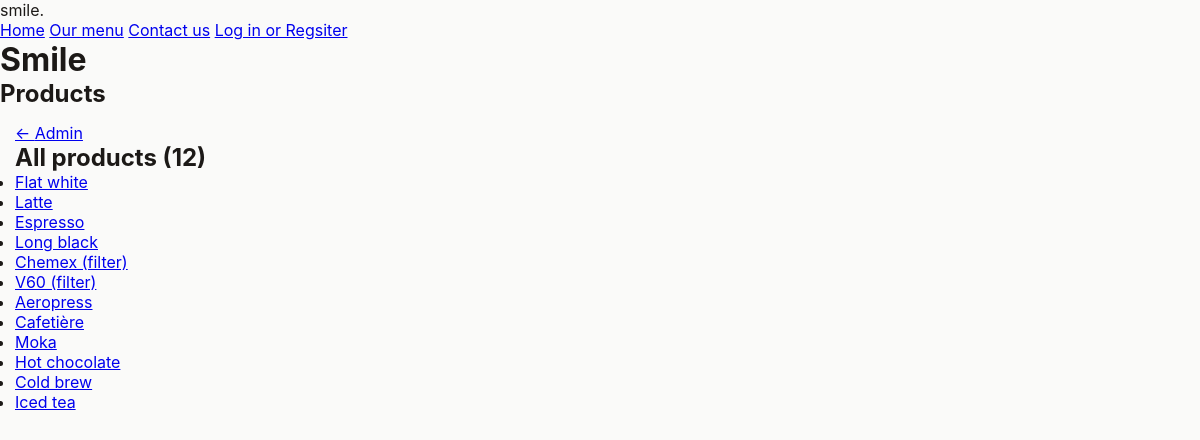
The app's page /admin/products (signed in) with its own data.
### tables this page shows
CREATE TABLE "Products" (
	"id"	INTEGER NOT NULL UNIQUE,
	"name"	TEXT NOT NULL,
	"description"	TEXT NOT NULL,
	"size"	TEXT NOT NULL,
	"image_path"	TEXT NOT NULL,
	"price"	REAL NOT NULL,
	"category_id"	INTEGER NOT NULL DEFAULT 1,
	PRIMARY KEY("id" AUTOINCREMENT)
);

### server.py (the view)
@server.route("/admin/products", methods=["GET"])
@admin_only
def handle_admin_products():
    with get_db() as (connection, cursor):
        query = "SELECT id, name FROM Products"
        cursor.execute(query)
        res = cursor.fetchall()
        return render_template("admin/products.jinja", products=res)

### server.py (called while the page is built)
def db_dict_factory(cursor, row):
    d = {}
    for idx, col in enumerate(cursor.description):
        d[col[0]] = row[idx]
    return d

@contextmanager
def get_db(*args, **kwds):
    db_connection = sqlite3.connect("smile.sqlite")
    db_connection.row_factory = db_dict_factory
    db_cursor = db_connection.cursor()
    try:
        yield (db_connection, db_cursor)
    finally:
        db_connection.close()

def get_user():
    if ("username" in session) and ("display_name" in session):
        username = session["username"]
        display_name = session["display_name"]
        admin = session["admin"]
        print(session)
        if username is None or display_name is None or admin is None:
            return False
        return {
            "username": username,
            "display_name": display_name,
            "admin": admin
        }
    return False

def admin_only(func):
    @wraps(func)
    def wrapper(*args, **kwargs):
        if not g.user:
            return redirect("/auth?m=You+are+not+logged+in")
        if (g.user["admin"] != True):
            return redirect("/?m=You+are+not+an+admin")
        return func(*args, **kwargs)
    return wrapper

@server.before_request
def load_user():
    user = get_user()
    g.user = user

### templates/admin/products.jinja
{% extends "base.jinja" %}
{% set title = "Admin - Products" %}
{% block pageheading %}
    Products
{% endblock pageheading %}
{% block main %}
    <div class="breadcrumbs">
        <a href="{{ url_for('handle_admin')}}" class="back-link">Admin</a>
    </div>
    <section>
        <h2>All products ({{ products|length }})</h2>
        <ul>
            {% for item in products %}
                <li>
                    <a href="{{ url_for('handle_admin_product_info', product_id=item.id)}}">{{ item.name }}</a>
                </li>
            {% endfor %}
        </ul>
    </section>
{% endblock main %}

### templates/base.jinja (shortened to what this page needs)
<!DOCTYPE html>
<html lang="en-NZ">
    <head>
        <link href="{{ url_for('static', filename='smile.css') }}" rel="stylesheet"/>
    </head>
    <body>
        <nav>
            <div class="container">
                <div class="navbar-brand">smile.</div>
                <nav class="navbar-links">
                    <a href="{{ url_for('handle_home') }}">Home</a>
                    <a href="{{ url_for('handle_menu') }}">Our menu</a>
                    <a href="{{ url_for('handle_contact') }}">Contact us</a>
                    {% if user %}
                        {% if user.admin %}<a href="{{ url_for('handle_admin') }}">Admin</a>{% endif %}
                        <span>Logged in as {{ user["display_name"] }}</span>
                        <a href="{{ url_for('handle_auth_log_out') }}">Log out</a>
                    {% else %}
                        <a href="{{ url_for('handle_auth') }}">Log in or Regsiter</a>
                    {% endif %}
                </nav>
            </div>
        </nav>
        <div class="container">
            <header>
                <h1>Smile</h1>
                <h2>
                    {% block pageheading %}
                    {% endblock pageheading %}
                </h2>
            </header>
            <main>
                {% block main %}
                {% endblock main %}
            </main>
        </div>
    </body>
</html>

### static/smile.css (style rules this page uses)
* { box-sizing: border-box; font-family: "Inter", sans-serif; padding: 0; border: 0; margin: 0; }
:root { --accent: #fb923c; --background: #fafaf9; --background-2: #f5f5f4; --text: #1c1917; --text-2: #292524; }
html, body { background-color: var(--background); color: var(--text); }
main { padding: 15px; }
a.back-link::before { content: "← "; }

### records on screen
Products: name "Flat white"
Products: name "Latte"
Products: name "Espresso"
Products: name "Long black"
Products: name "Chemex (filter)"
Products: name "V60 (filter)"
Products: name "Aeropress"
Products: name "Cafetière"
Products: name "Moka"
Products: name "Hot chocolate"
Products: name "Cold brew"
Products: name "Iced tea"

### other values on screen
{{ products|length }} "12"
